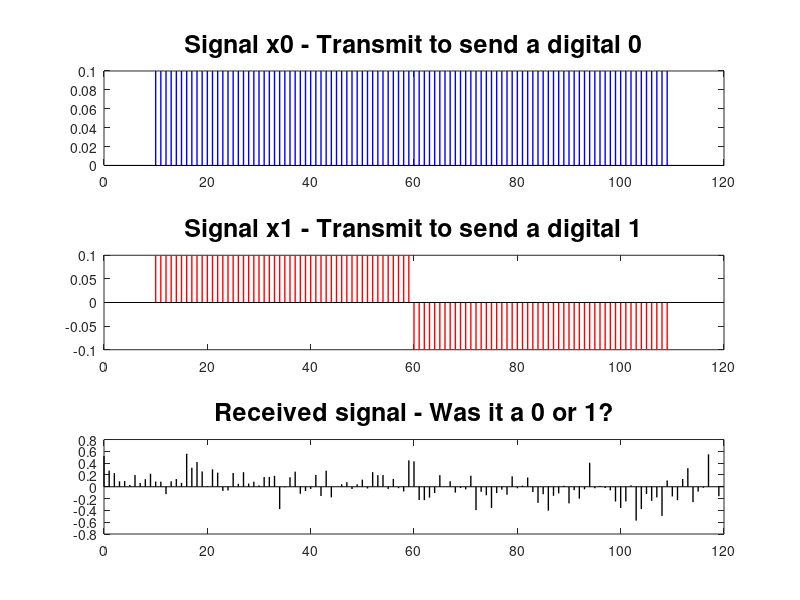

Here is the MATLAB script that generated this plot:
%%%
N = 120;
n = 0:N-1;
x0 = [zeros(10,1); ones(100,1); zeros(10,1)];
x0 = x0/norm(x0);
x1 = [zeros(10,1); ones(50,1); -ones(50,1); zeros(10,1)];
x1 = x1/norm(x1);

subplot(311)
stem(n,x0,'b','Marker','none','LineWidth',1)
title('Signal x0 - Transmit to send a digital 0','fontsize',18)
subplot(312)
stem(n,x1,'r','Marker','none','LineWidth',1)
title('Signal x1 - Transmit to send a digital 1','fontsize',18)

% received signal is either x0 or x1 with additive noise
y = x1 + 0.2 * randn(size(x1));
        
subplot(313)
stem(n,y,'k','Marker','none','LineWidth',1)
title('Received signal - Was it a 0 or 1?','fontsize',18)

% computes the inner products between y and both x0 and x1:
innerproduct0 = abs( y' * x0 )
innerproduct1 = abs( y' * x1 )